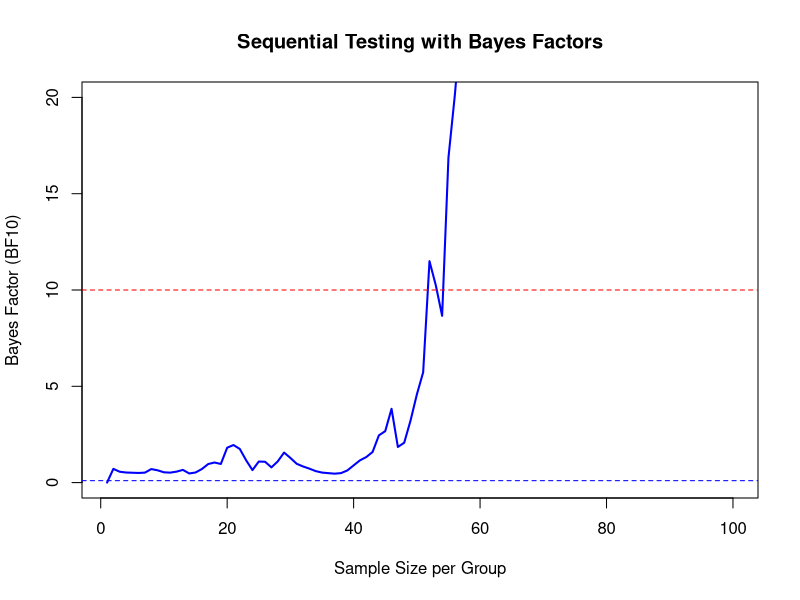

R code for this plot:
## ---- chunk 1
# Load required package
if (!requireNamespace("BayesFactor", quietly = TRUE)) {
  install.packages("BayesFactor")
}
library(BayesFactor)

# Simulate data for two groups
n_observations <- 100  # Sample size per group
group1 <- rnorm(n_observations, mean = 0, sd = 1)  # Group 1: Mean = 0
group2 <- rnorm(n_observations, mean = 0.6, sd = 1)  # Group 2: Mean = 0.5

# Sequential testing
threshold_h1 <- 10  # Bayes factor threshold for strong evidence in favour of H1
threshold_h0 <- 1/10  # Bayes factor threshold for strong evidence in favour of H0

bf_values <- numeric(n_observations)  # Store Bayes factors

# we start at 2, we need at least 2 observations
for (i in 2:(n_observations)) {

  grp1 <- group1[1:i]
  grp2 <- group2[1:i]
  
  # Compute Bayes factor
  bf <- ttestBF(grp1,grp2, paired=FALSE)  # Compute Bayes factor
  
  # Check if bf is a valid object
  if (is.null(bf)) {
    stop("Bayes factor computation returned NULL.")
  }
  
  bf_values[i] <- exp(bf@bayesFactor$bf)  # Extract BF10 (evidence in favour of hypothesis)
}

plot(1:n_observations, bf_values, type = "l", col = "blue", lwd = 2,
     xlab = "Sample Size per Group", 
     ylab = "Bayes Factor (BF10)",
     main = "Sequential Testing with Bayes Factors",
     ylim = c(0, 20))  # Set y-axis limits
abline(h = threshold_h1, col = "red", lty = 2)  # Add threshold line
abline(h = threshold_h0, col = "blue", lty = 2)  # Add threshold line

## ---- chunk 2

# Perform a traditional t-test
t_test <- t.test(group1, group2)

# Final Bayes factor
final_bf <- ttestBF(group1, group2)

# Print results
cat("Traditional t-test p-value:", t_test$p.value, "\n")
cat("Final Bayes Factor (BF10):", exp(final_bf@bayesFactor$bf), "\n")
